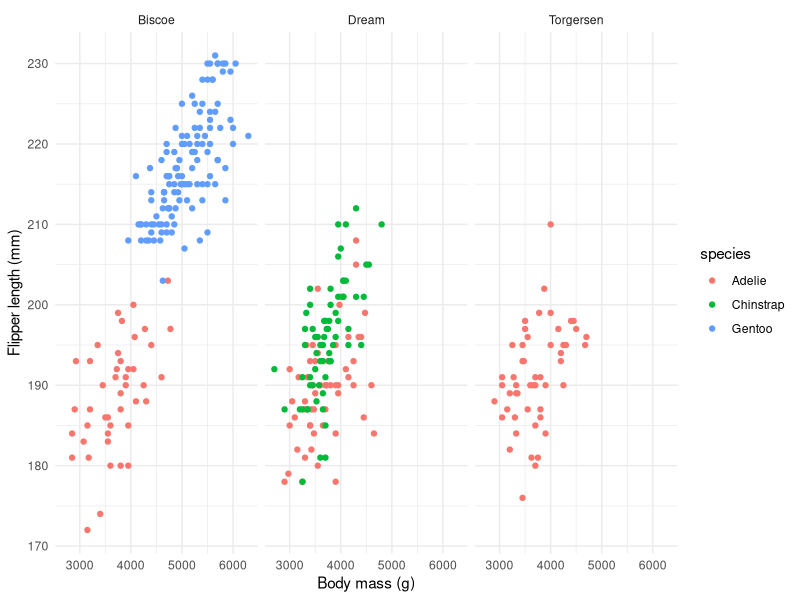

Write R code to recreate this figure.
## ---- chunk 1
knitr::opts_chunk$set(echo = TRUE)
## ---- chunk 2
library(tidyverse)
library(palmerpenguins)
## ---- chunk 3
ggplot(data = penguins, aes(x = body_mass_g, y = flipper_length_mm)) + 
  geom_point(aes(color = species)) +
  facet_wrap(~island) +
  theme_minimal() +
  labs(x = "Body mass (g)",
       y = "Flipper length (mm)")
